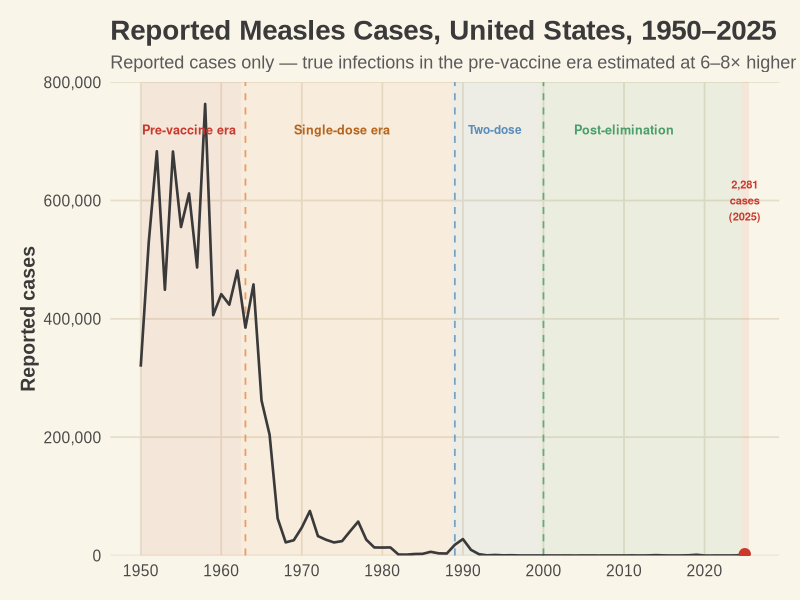
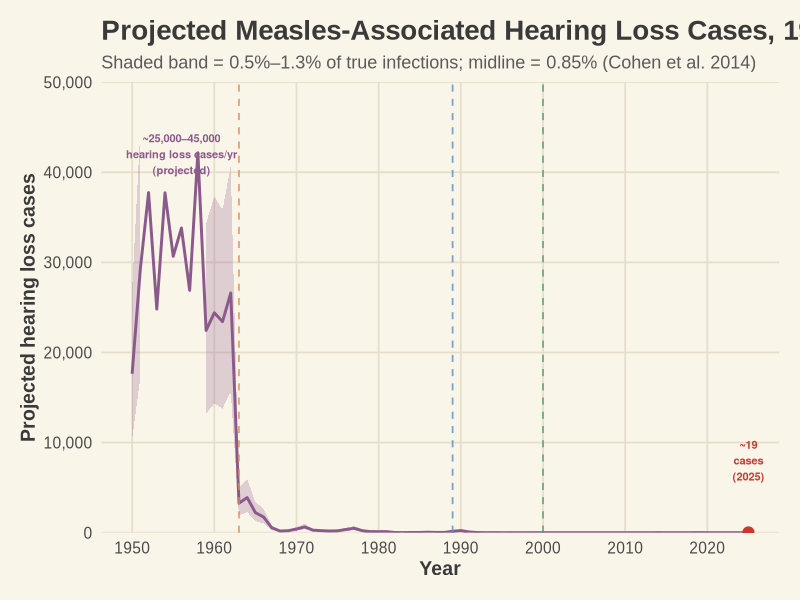
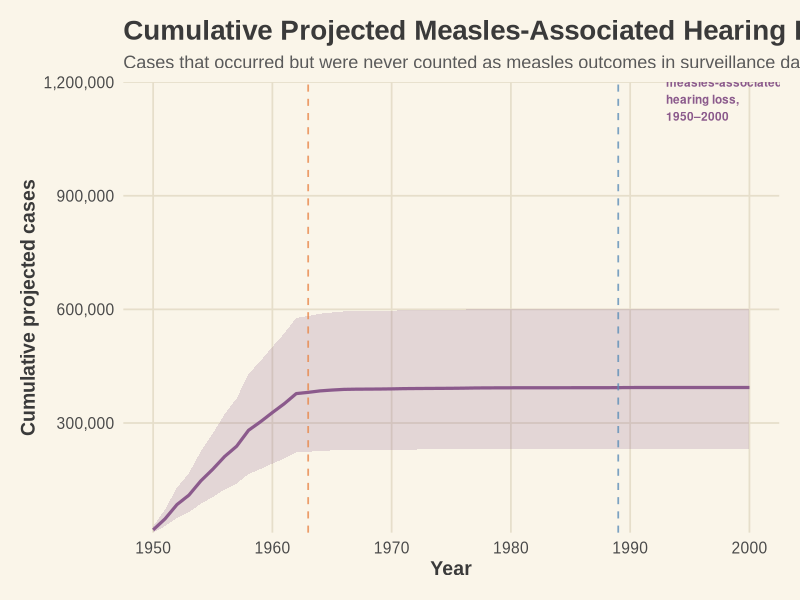
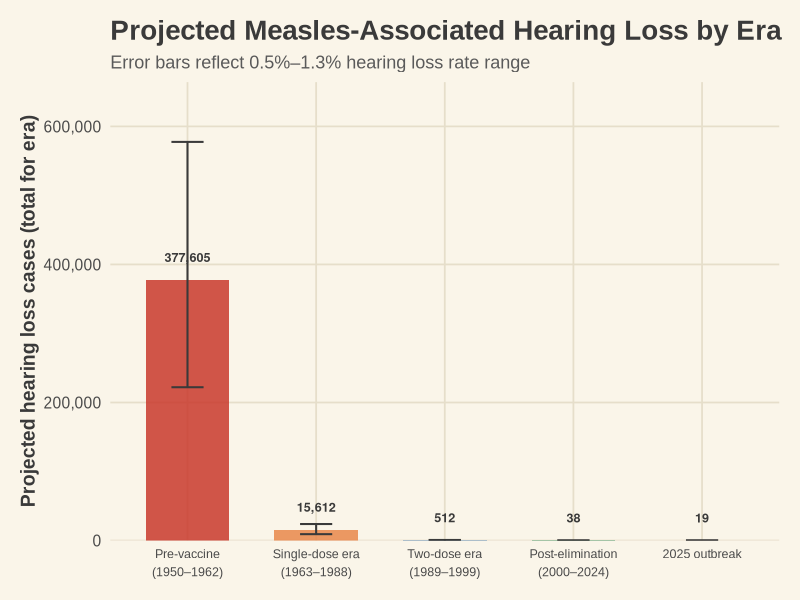
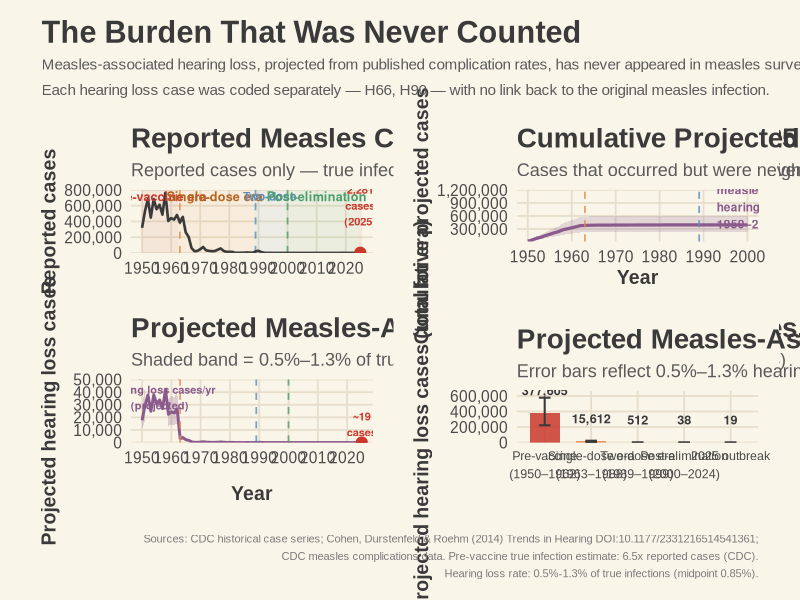
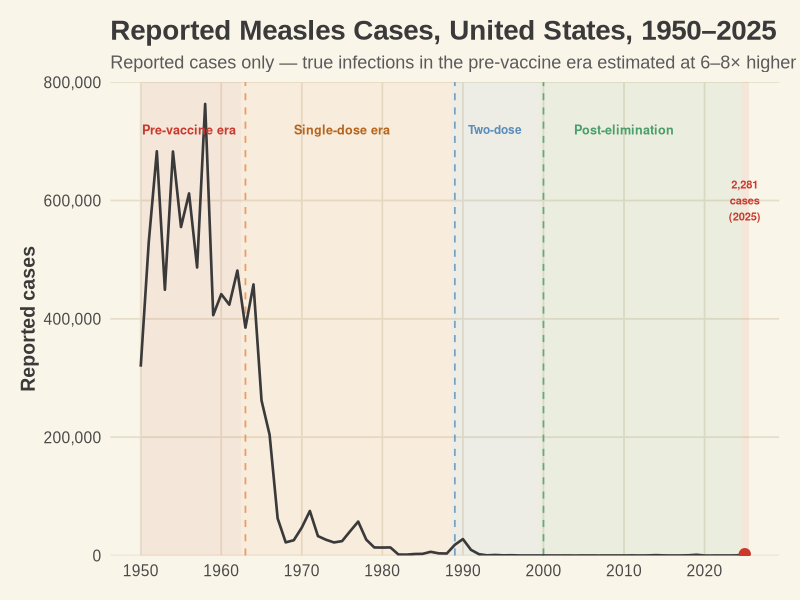
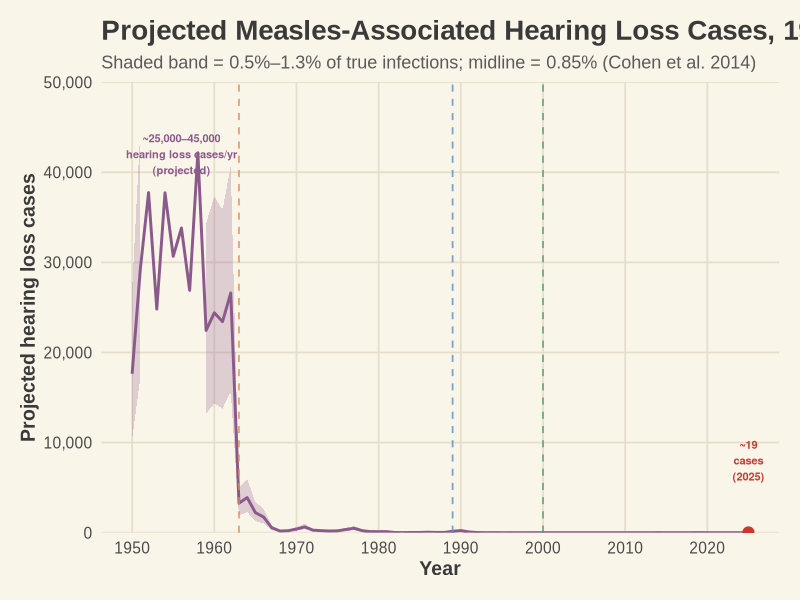
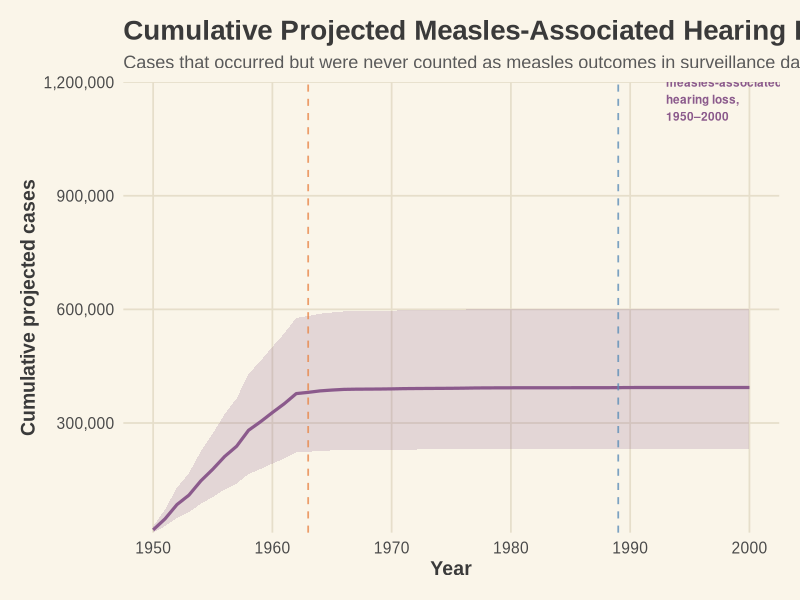

The R source for these figures, in order:
# ============================================================
# NOTES FROM THE ABSTRACTS
# Track 1: Historical Measles Burden & Projected Hearing Loss
# Sources:
#   - CDC historical case series (Our World in Data / CDC MMWR)
#   - Cohen, Durstenfeld & Roehm (2014) Trends in Hearing
#     DOI: 10.1177/2331216514541361
#   - CDC complication rates (measlesdataandstatsslideset.pdf)
#   - MMWR 2025 outbreak update
# ============================================================

required_packages <- c("tidyverse", "scales", "patchwork", "ggtext")

install.packages(
  setdiff(required_packages, rownames(installed.packages())),
  repos = "https://cran.rstudio.com/"
)

library(tidyverse)
library(scales)
library(ggtext)
library(patchwork)

# ── Custom theme ────────────────────────────────────────────
theme_1950s <- function() {
  theme_minimal(base_family = "Arial", base_size = 14) +
    theme(
      plot.background  = element_rect(fill = "#FAF5E9", color = NA),
      panel.background = element_rect(fill = "#FAF5E9", color = NA),
      panel.grid.major = element_line(color = "#E6DECA", linewidth = 0.6),
      panel.grid.minor = element_blank(),
      axis.title       = element_text(face = "bold", color = "#3A3A3A"),
      axis.text        = element_text(color = "#4A4A4A"),
      plot.title       = element_text(face = "bold", size = 20, color = "#3A3A3A"),
      plot.subtitle    = element_text(size = 13, color = "#5A5A5A"),
      plot.margin      = margin(15, 15, 15, 15),
      legend.position  = "none"
    )
}

# ============================================================
# 1. DATA
# ============================================================

# Historical annual reported measles cases, United States
# Source: CDC via Our World in Data; pre-1963 averages from MMWR
# Annual supplement summary 1993 Vol. 42 No. 53
reported_cases <- tribble(
  ~year, ~reported,
  1950, 319124,
  1951, 530118,
  1952, 683077,
  1953, 449146,
  1954, 682720,
  1955, 555156,
  1956, 611936,
  1957, 486799,
  1958, 763094,
  1959, 406162,
  1960, 441703,
  1961, 423919,
  1962, 481530,
  # Vaccine introduced 1963
  1963, 385156,
  1964, 458083,
  1965, 261904,
  1966, 204136,
  1967, 62705,
  1968, 22231,
  1969, 25826,
  1970, 47351,
  1971, 75290,
  1972, 32882,
  1973, 26690,
  1974, 22094,
  1975, 24374,
  1976, 41126,
  1977, 57345,
  1978, 26871,
  1979, 13597,
  1980, 13506,
  1981, 13640,
  1982, 1714,
  1983, 1497,
  1984, 2587,
  1985, 2822,
  1986, 6282,
  1987, 3655,
  1988, 3396,
  # Two-dose schedule adopted 1989
  1989, 18193,
  1990, 27786,
  1991, 9643,
  1992, 2237,
  1993, 312,
  1994, 963,
  1995, 309,
  1996, 508,
  1997, 138,
  1998, 100,
  1999, 100,
  # Elimination declared 2000
  2000, 86,
  2001, 116,
  2002, 44,
  2003, 56,
  2004, 37,
  2005, 66,
  2006, 55,
  2007, 43,
  2008, 140,
  2009, 71,
  2010, 63,
  2011, 220,
  2012, 55,
  2013, 187,
  2014, 667,
  2015, 188,
  2016, 86,
  2017, 120,
  2018, 375,
  2019, 1282,
  2020, 13,
  2021, 49,
  2022, 121,
  2023, 58,
  2024, 285,
  2025, 2281
)

# ── Era classification ──────────────────────────────────────
reported_cases <- reported_cases %>%
  mutate(
    era = case_when(
      year < 1963  ~ "Pre-vaccine\n(1950–1962)",
      year < 1989  ~ "Single-dose era\n(1963–1988)",
      year < 2000  ~ "Two-dose era\n(1989–1999)",
      year < 2025  ~ "Post-elimination\n(2000–2024)",
      TRUE         ~ "2025 outbreak"
    ),
    era = factor(era, levels = c(
      "Pre-vaccine\n(1950–1962)",
      "Single-dose era\n(1963–1988)",
      "Two-dose era\n(1989–1999)",
      "Post-elimination\n(2000–2024)",
      "2025 outbreak"
    ))
  )

# ── Hearing loss projection parameters ─────────────────────
# Otitis media rate: 8.5–25% (Cohen et al. 2014); CDC uses 10%
# We use 10% (low), 15% (mid), 25% (high) as our range
# OM → SNHL conversion: 5–15% (audiology literature)
# Direct cochlear damage pathway adds ~0.1–0.3% of all cases
# Combined rate range: 0.5%–1.3%, midpoint 0.85%
# (McKenna 1997; Fukuda et al. 1994; Cohen et al. 2014)

hl_rate_low  <- 0.005   # 0.5%
hl_rate_mid  <- 0.0085  # 0.85%
hl_rate_high <- 0.013   # 1.3%

# Pre-vaccine era: true infections ~6–8x reported cases
# (CDC estimate: ~3–4M infections/yr vs ~500K reported)
# Adjustment factor: 6.5 for pre-vaccine, 1.0 post-vaccine
# (post-vaccine: reporting improved, cases rarer and better tracked)
undercount_prevax  <- 6.5
undercount_postvax <- 1.0

reported_cases <- reported_cases %>%
  mutate(
    undercount = if_else(year < 1963, undercount_prevax, undercount_postvax),
    true_est   = reported * undercount,
    hl_low     = true_est * hl_rate_low,
    hl_mid     = true_est * hl_rate_mid,
    hl_high    = true_est * hl_rate_high
  )

# ============================================================
# 2. FIGURE 1A — Reported cases over time with era bands
# ============================================================

era_bands <- tribble(
  ~xmin,  ~xmax,  ~era_label,               ~fill_col,
  1950,   1962.5, "Pre-vaccine",            "#C9392C",
  1962.5, 1988.5, "Single-dose vaccine",    "#E8874A",
  1988.5, 1999.5, "Two-dose schedule",      "#5B8DB8",
  1999.5, 2024.5, "Post-elimination",       "#4A9E6B",
  2024.5, 2025.5, "2025 outbreak",          "#C9392C"
)

fig1a <- ggplot(reported_cases, aes(x = year, y = reported)) +
  # Era background bands
  geom_rect(
    data = era_bands,
    aes(xmin = xmin, xmax = xmax, ymin = -Inf, ymax = Inf, fill = fill_col),
    inherit.aes = FALSE, alpha = 0.08
  ) +
  scale_fill_identity() +
  # Vaccine introduction lines
  geom_vline(xintercept = 1963, linetype = "dashed",
             color = "#E8874A", linewidth = 0.6, alpha = 0.8) +
  geom_vline(xintercept = 1989, linetype = "dashed",
             color = "#5B8DB8", linewidth = 0.6, alpha = 0.8) +
  geom_vline(xintercept = 2000, linetype = "dashed",
             color = "#4A9E6B", linewidth = 0.6, alpha = 0.8) +
  # Case line
  geom_line(color = "#3A3A3A", linewidth = 0.9) +
  geom_point(
    data = filter(reported_cases, year == 2025),
    color = "#C9392C", size = 3.5
  ) +
  # Era labels
  annotate("text", x = 1956, y = 720000, label = "Pre-vaccine era",
           size = 3.2, color = "#C9392C", fontface = "bold", hjust = 0.5) +
  annotate("text", x = 1975, y = 720000, label = "Single-dose era",
           size = 3.2, color = "#B5651D", fontface = "bold", hjust = 0.5) +
  annotate("text", x = 1994, y = 720000, label = "Two-dose",
           size = 3.0, color = "#5B8DB8", fontface = "bold", hjust = 0.5) +
  annotate("text", x = 2010, y = 720000, label = "Post-elimination",
           size = 3.2, color = "#4A9E6B", fontface = "bold", hjust = 0.5) +
  annotate("text", x = 2025, y = 600000,
           label = "2,281\ncases\n(2025)",
           size = 2.8, color = "#C9392C", fontface = "bold", hjust = 0.5) +
  scale_y_continuous(
    labels = label_comma(),
    limits = c(0, 800000),
    expand = c(0, 0)
  ) +
  scale_x_continuous(breaks = seq(1950, 2025, 10)) +
  labs(
    title    = "Reported Measles Cases, United States, 1950–2025",
    subtitle = "Reported cases only — true infections in the pre-vaccine era estimated at 6–8× higher",
    x        = NULL,
    y        = "Reported cases"
  ) +
  theme_1950s() +
  theme(legend.position = "none")

# ============================================================
# 3. FIGURE 1B — Projected annual hearing loss cases
# ============================================================

fig1b <- ggplot(reported_cases, aes(x = year)) +
  geom_ribbon(aes(ymin = hl_low, ymax = hl_high),
              fill = "#8B5A8C", alpha = 0.25) +
  geom_line(aes(y = hl_mid), color = "#8B5A8C", linewidth = 1.0) +
  geom_vline(xintercept = 1963, linetype = "dashed",
             color = "#E8874A", linewidth = 0.6, alpha = 0.8) +
  geom_vline(xintercept = 1989, linetype = "dashed",
             color = "#5B8DB8", linewidth = 0.6, alpha = 0.8) +
  geom_vline(xintercept = 2000, linetype = "dashed",
             color = "#4A9E6B", linewidth = 0.6, alpha = 0.8) +
  geom_point(
    data = filter(reported_cases, year == 2025),
    aes(y = hl_mid),
    color = "#C9392C", size = 3.5
  ) +
  annotate("text", x = 1956, y = 42000,
           label = "~25,000–45,000\nhearing loss cases/yr\n(projected)",
           size = 2.8, color = "#8B5A8C", fontface = "bold", hjust = 0.5) +
  annotate("text", x = 2025, y = 8000,
           label = "~19\ncases\n(2025)",
           size = 2.8, color = "#C9392C", fontface = "bold", hjust = 0.5) +
  scale_y_continuous(
    labels = label_comma(),
    limits = c(0, 50000),
    expand = c(0, 0)
  ) +
  scale_x_continuous(breaks = seq(1950, 2025, 10)) +
  labs(
    title    = "Projected Measles-Associated Hearing Loss Cases, 1950–2025",
    subtitle = "Shaded band = 0.5%–1.3% of true infections; midline = 0.85% (Cohen et al. 2014)",
    x        = "Year",
    y        = "Projected hearing loss cases"
  ) +
  theme_1950s() +
  theme(legend.position = "none")

# ============================================================
# 4. FIGURE 1C — Cumulative invisible burden
#    (total projected HL cases that never appeared in
#     measles surveillance, 1950–2000)
# ============================================================

cumulative <- reported_cases %>%
  filter(year <= 2000) %>%
  mutate(
    cum_hl_mid  = cumsum(hl_mid),
    cum_hl_low  = cumsum(hl_low),
    cum_hl_high = cumsum(hl_high)
  )

fig1c <- ggplot(cumulative, aes(x = year)) +
  geom_ribbon(aes(ymin = cum_hl_low, ymax = cum_hl_high),
              fill = "#8B5A8C", alpha = 0.2) +
  geom_line(aes(y = cum_hl_mid), color = "#8B5A8C", linewidth = 1.1) +
  geom_vline(xintercept = 1963, linetype = "dashed",
             color = "#E8874A", linewidth = 0.6, alpha = 0.8) +
  geom_vline(xintercept = 1989, linetype = "dashed",
             color = "#5B8DB8", linewidth = 0.6, alpha = 0.8) +
  annotate("text", x = 1993, y = 1200000,
           label = paste0("Estimated ~1.4M\ncumulative cases of\nmeasles-associated\nhearing loss,\n1950–2000"),
           size = 3.0, color = "#8B5A8C", fontface = "bold", hjust = 0) +
  scale_y_continuous(
    labels = label_comma(),
    expand = c(0, 0)
  ) +
  scale_x_continuous(breaks = seq(1950, 2000, 10)) +
  labs(
    title    = "Cumulative Projected Measles-Associated Hearing Loss, 1950–2000",
    subtitle = "Cases that occurred but were never counted as measles outcomes in surveillance data",
    x        = "Year",
    y        = "Cumulative projected cases"
  ) +
  theme_1950s()

# ============================================================
# 5. FIGURE 1D — Era comparison bar chart
# ============================================================

era_summary <- reported_cases %>%
  group_by(era) %>%
  summarise(
    total_reported = sum(reported),
    total_true_est = sum(true_est),
    total_hl_mid   = sum(hl_mid),
    total_hl_low   = sum(hl_low),
    total_hl_high  = sum(hl_high),
    .groups = "drop"
  )

era_colors <- c(
  "Pre-vaccine\n(1950–1962)"       = "#C9392C",
  "Single-dose era\n(1963–1988)"   = "#E8874A",
  "Two-dose era\n(1989–1999)"      = "#5B8DB8",
  "Post-elimination\n(2000–2024)"  = "#4A9E6B",
  "2025 outbreak"                  = "#C9392C"
)

fig1d <- ggplot(era_summary,
                aes(x = era, y = total_hl_mid, fill = era)) +
  geom_col(width = 0.65, alpha = 0.85) +
  geom_errorbar(
    aes(ymin = total_hl_low, ymax = total_hl_high),
    width = 0.25, color = "#3A3A3A", linewidth = 0.7
  ) +
  geom_text(
    aes(label = label_comma()(round(total_hl_mid))),
    vjust = -1.8, size = 3.2, fontface = "bold", color = "#3A3A3A"
  ) +
  scale_fill_manual(values = era_colors) +
  scale_y_continuous(
    labels = label_comma(),
    expand = expansion(mult = c(0, 0.15))
  ) +
  labs(
    title    = "Projected Measles-Associated Hearing Loss by Era",
    subtitle = "Error bars reflect 0.5%–1.3% hearing loss rate range",
    x        = NULL,
    y        = "Projected hearing loss cases (total for era)"
  ) +
  theme_1950s() +
  theme(
    axis.text.x    = element_text(size = 9, lineheight = 1.2),
    legend.position = "none"
  )

# ============================================================
# 6. SAVE INDIVIDUAL FIGURES
# ============================================================

# ── Output directory (change to suit your environment) ──────
output_dir <- "."
dir.create(output_dir, showWarnings = FALSE, recursive = TRUE)

figures <- list(
  list(
    plot     = fig1a,
    filename = file.path(output_dir, "track1_fig1a_reported_cases.png"),
    width    = 12, height = 6
  ),
  list(
    plot     = fig1b,
    filename = file.path(output_dir, "track1_fig1b_projected_hl.png"),
    width    = 12, height = 6
  ),
  list(
    plot     = fig1c,
    filename = file.path(output_dir, "track1_fig1c_cumulative_hl.png"),
    width    = 12, height = 6
  ),
  list(
    plot     = fig1d,
    filename = file.path(output_dir, "track1_fig1d_era_comparison.png"),
    width    = 12, height = 6
  )
)

for (f in figures) {
  print(f$plot)
  ggsave(
    f$filename,
    f$plot,
    width  = f$width,
    height = f$height,
    dpi    = 300,
    bg     = "#FAF5E9"
  )
  message("Saved: ", f$filename)
}

# ============================================================
# 7. COMBINED LAYOUT (bonus overview)
# ============================================================

combined <- (fig1a / fig1b) | (fig1c / fig1d)

combined_annotated <- combined +
  plot_annotation(
    title    = "The Burden That Was Never Counted",
    subtitle = paste0(
      "Measles-associated hearing loss, projected from published complication rates, ",
      "has never appeared in measles surveillance data.\n",
      "Each hearing loss case was coded separately — H66, H90 — ",
      "with no link back to the original measles infection."
    ),
    caption  = paste0(
      "Sources: CDC historical case series; Cohen, Durstenfeld & Roehm (2014) ",
      "Trends in Hearing DOI:10.1177/2331216514541361;\n",
      "CDC measles complications data. ",
      "Pre-vaccine true infection estimate: 6.5x reported cases (CDC).\n",
      "Hearing loss rate: 0.5%-1.3% of true infections (midpoint 0.85%)."
    ),
    theme    = theme_1950s() +
      theme(
        plot.title    = element_text(size = 22, face = "bold", color = "#3A3A3A"),
        plot.subtitle = element_text(size = 11, color = "#5A5A5A", lineheight = 1.4),
        plot.caption  = element_text(size = 8,  color = "#7A7A7A", lineheight = 1.3)
      )
  )

print(combined_annotated)

ggsave(
  file.path(output_dir, "track1_combined.png"),
  combined_annotated,
  width  = 16,
  height = 12,
  dpi    = 300,
  bg     = "#FAF5E9"
)

message("Track 1 complete. Five PNGs saved to ", getwd())

# ── Quick summary table ─────────────────────────────────────
era_summary %>%
  select(era, total_reported, total_hl_low, total_hl_mid, total_hl_high) %>%
  mutate(across(where(is.numeric), ~ round(., 0))) %>%
  print()
